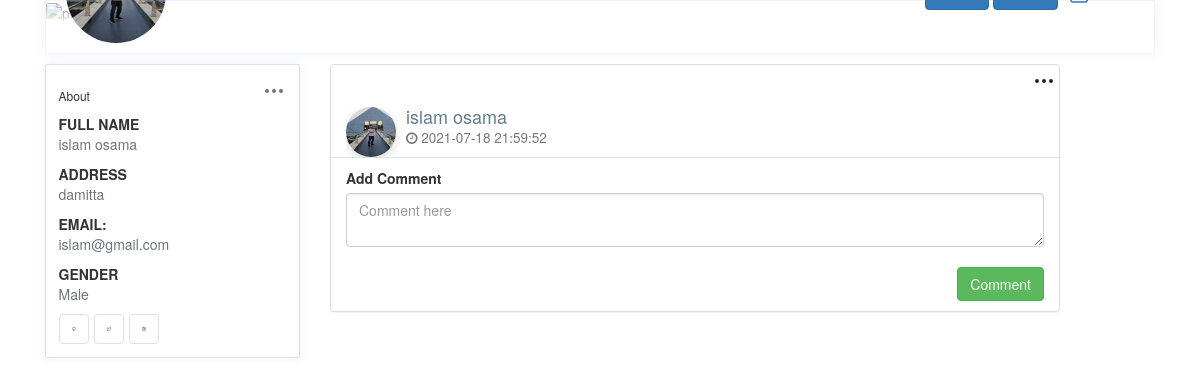
/post.php?id=9 (signed in), run on the app's committed database.
### tables this page shows
CREATE TABLE `users` (
  `User_Id` int(11) NOT NULL,
  `fname` varchar(30) NOT NULL,
  `lname` varchar(30) NOT NULL,
  `Username` varchar(30) NOT NULL,
  `Address` varchar(30) NOT NULL,
  `Email` varchar(30) NOT NULL,
  `Password` varchar(30) NOT NULL,
  `Gender` enum('Female','Male') NOT NULL,
  `Profile_Img` varchar(30) NOT NULL
);

CREATE TABLE `posts` (
  `Post_Id` int(11) NOT NULL,
  `User_Id` int(11) NOT NULL,
  `Body` varchar(250) NOT NULL,
  `Image` varchar(30) NOT NULL,
  `Date` datetime DEFAULT NULL
);

### viewprofile.php (called while the page is built)
<?php
$con = new PDO("mysql:host=localhost; dbname=Facebook","root","");
$data=$con->query("select * from users where User_Id={$_COOKIE['userid']}");
$profile=$data->fetch(PDO::FETCH_ASSOC);
?>

### classes/db.php (called while the page is built, shortened)
<?php
class db{
    private $dbname="Facebook";
    private $host="localhost";
    private $username="root";
    private $password="";
    private $connection=null;
    function __construct(){
        $this->server="mysql:host=$this->host;dbname=$this->dbname";
        $this->connection= new pdo($this->server,$this->username,$this->password);
    }
    public function getData($cols, $table ,$condition=1){
        return $this->connection->query("select $cols from $table where $condition");
     }
    public function getAllData($table ,$condition=1){
       return $this->connection->query("select * from $table where $condition ORDER BY date DESC");
    }
}
?>

### Designs/viewPost.php (the view, shortened to what this page needs)
<?php
  $user_id = $_COOKIE['userid'];
?>
<div class='col-md-8 col-sm-12 pull-left posttimeline'>
  <?php
  require_once("./classes/db.php");
  $conn = new db();
  $allPosts = $conn->getAllData("posts", "Post_Id={$_GET['id']}");
  while ($post = $allPosts->fetch(PDO::FETCH_ASSOC)) {
    $userData = $conn->getData("fname,lname,Profile_Img", "users", "User_Id={$post['User_Id']}");
    $user = $userData->fetch(PDO::FETCH_ASSOC);
    echo "
        <div class='panel panel-default'>
        <div class='dropdown pull-right postbtn'>";
        if ($user_id==$post['User_Id']){ echo "
        <button class='btn p-1' type='button' id='dropdownMenuButton2' data-toggle='dropdown' aria-haspopup='true' aria-expanded='false'>
            <svg xmlns='http://www.w3.org/2000/svg' width='24' height='24' viewBox='0 0 24 24' fill='none' stroke='currentColor' stroke-width='2' stroke-linecap='round' stroke-linejoin='round' class='feather feather-more-horizontal icon-lg pb-3px'>
                <circle cx='12' cy='12' r='1'></circle>
                <circle cx='19' cy='12' r='1'></circle>
                <circle cx='5' cy='12' r='1'></circle>
            </svg>
        </button>
        <div class='dropdown-menu' aria-labelledby='dropdownMenuButton2'>
            <a class='dropdown-item d-flex align-items-center' href='post.php?id={$post['Post_Id']}&action=edit'>
                    <span class=''>Edit</span></a>
            <a class='dropdown-item d-flex align-items-center' href='deletePost.php?id={$post['Post_Id']}'>
                    <span class=''>Delete</span></a>
          </div>
          ";};
          echo "
         </div>
          <div class='col-md-12  mt-3'>
            <div class='media'>
              <div class='media-left'> <a href='javascript:void(0)'>
               <img src='./images/{$user['Profile_Img']}' alt='profile img' style='width:50px; height:50px; border-radius:50% ;' class='media-object'> </a> </div>
              <div class='media-body'>
                <h4 class='media-heading'>{$user['fname']} {$user['lname']}<br>
                  <small><i class='fa fa-clock-o'></i> {$post['Date']}</small> </h4>
                <p class='mt-3'>{$post['Body']}</p>";
                  echo"
              </div>
            </div>
          </div>";
  } ?>
  <div class='col-md-12 border-top py-3'>
    <div class='status-upload'>
      <form method='post' action="comments/addComment.php?post_id=<?= $_GET['id'] ?>&user_id=<?= $user_id ?>">
        <label>Add Comment</label>
        <textarea class='form-control' placeholder='Comment here' name='body'></textarea>
        <br>
        <button type='submit' class='btn btn-success pull-right' name='add_comment'> Comment</button>
      </form>
    </div>
  </div>
</div>

### Layouts/header.php (shortened to what this page needs)
<?php include("viewprofile.php")?>
<div class="row">
        <div class="col-12 grid-margin">
            <div class="profile-header">
                <div class="cover">
                    <div class="gray-shade"></div>
                    <figure>
                    </figure>
                    <div class="cover-body d-flex justify-content-between align-items-center">
                        <div>
                            <img class="profile-pic" width="100px" height="100px" src="images/<?php echo$profile['Profile_Img'];?>" alt="profile">
                        </div>
                        <div class="d-none d-md-block">
                        <a href="index.php" class="btn btn-primary">Home</a>
                        <a href="profile.php" class="btn btn-primary">Profile</a>
                            <a href="logout.php">
                           </a>
                        </div>
                    </div>
                </div>
                <div class="header-links">
                </div>
            </div>
        </div>
    </div>

### Layouts/LeftSide.php (shortened to what this page needs)
<?php include("viewprofile.php")?>
<div class="d-none d-md-block col-md-4 col-xl-3 left-wrapper">
            <div class="card rounded">
                <div class="card-body">
                    <div class="d-flex align-items-center justify-content-between mb-2">
                        <h6 class="card-title mb-0">About</h6>
                        <div class="dropdown">
                            <button class="btn p-0" type="button" id="dropdownMenuButton" data-toggle="dropdown" aria-haspopup="true" aria-expanded="false">
                            </button>
                        </div>
                    </div>
                    <div class="mt-3">
                        <label class="tx-11 font-weight-bold mb-0 text-uppercase">Full Name</label>
                        <p class="text-muted"><?php echo $profile['fname']." ".$profile['lname']?></p>
                    </div>
                    <div class="mt-3">
                        <label class="tx-11 font-weight-bold mb-0 text-uppercase">Address</label>
                        <p class="text-muted"><?php echo $profile['Address']?></p>
                    </div>
                    <div class="mt-3">
                        <label class="tx-11 font-weight-bold mb-0 text-uppercase">Email:</label>
                        <p class="text-muted"><?php echo $profile['Email']?></p>
                    </div>
                    <div class="mt-3">
                        <label class="tx-11 font-weight-bold mb-0 text-uppercase">Gender</label>
                        <p class="text-muted"><?php echo $profile['Gender']?></p>
                    </div>
                    <div class="mt-3 d-flex social-links">
                        <a href="javascript:;" class="btn d-flex align-items-center justify-content-center border mr-2 btn-icon github">
                        </a>
                        <a href="javascript:;" class="btn d-flex align-items-center justify-content-center border mr-2 btn-icon twitter">
                        </a>
                        <a href="javascript:;" class="btn d-flex align-items-center justify-content-center border mr-2 btn-icon instagram">
                        </a>
                    </div>
                </div>
            </div>
        </div>

### Css/index.css (style rules this page uses)
body { background-color: #f9fafb; margin-top:20px; }
.profile-page .profile-header { box-shadow: 0 0 10px 0 rgba(183, 192, 206, 0.2); border: 1px solid #f2f4f9; }
.profile-page .profile-header .cover { position: relative; border-radius: .25rem .25rem 0 0; }
.profile-page .profile-header .cover figure { margin-bottom: 0; }
.profile-page .profile-header .cover .gray-shade { position: absolute; top: 0; left: 0; width: 100%; height: 100%; z-index: 1; background: linear-gradient(rgba(255, 255, 255, 0.1), #fff 99%); }
.profile-page .profile-header .cover .cover-body { position: absolute; bottom: -20px; left: 0; z-index: 2; width: 100%; padding: 0 20px; }
.profile-page .profile-header .cover .cover-body .profile-pic { border-radius: 50%; width: 100px; }
.profile-page .profile-header .header-links { padding: 15px; display: -webkit-flex; display: flex; -webkit-justify-content: center; justify-content: center; background: #fff; border-radius: 0 0 .25rem .25rem; }
.profile-page .profile-body .left-wrapper .social-links a { width: 30px; height: 30px; }
img { vertical-align: middle; border-style: none; }
.grid-margin { margin-bottom: 1rem; }
.card { box-shadow: 0 0 10px 0 rgba(183, 192, 206, 0.2); -webkit-box-shadow: 0 0 10px 0 rgba(183, 192, 206, 0.2); -moz-box-shadow: 0 0 10px 0 rgba(183, 192, 206, 0.2); -ms-box-shadow: 0 0 10px 0 rgba(183, 192, 206, 0.2); }
.rounded { border-radius: 0.25rem !important; }
.card { position: relative; display: flex; flex-direction: column; min-width: 0; word-wrap: break-word; background-color: #fff; background-clip: border-box; border: 1px solid #f2f4f9; border-radius: 0.25rem; }
.posttimeline .panel { margin-bottom: 15px }
.panel { box-shadow: 0px 2px 10px 0 rgba(0, 0, 0, 0.05); -moz-box-shadow: 0px 2px 10px 0 rgba(0, 0, 0, 0.05); -webkit-box-shadow: 0px 2px 10px 0 rgba(0, 0, 0, 0.05); -ms-box-shadow: 0px 2px 10px 0 rgba(0, 0, 0, 0.05); transition: all ease 0.5s; -moz-transition: all ease 0.5s; -webkit-transition: all ease 0.5s; -ms-transition: all ease 0.5s; margin-bottom: 35px; border-radius: 0px; position: relative; border: 0; display: inline-block; width: 100%; }
.progress-bar-success, .status.active, .panel-green, .panel-green > .panel-heading, .btn-success, .fc-event, .badge.green, .event_green { color: white; background-color: #8BC34A; }
.media-object { max-width: 50px; border-radius: 50px; box-shadow: 0px 3px 10px 0 rgba(0, 0, 0, 0.15); -moz-box-shadow: 0px 3px 10px 0 rgba(0, 0, 0, 0.15); -webkit-box-shadow: 0px 3px 10px 0 rgba(0, 0, 0, 0.15); -ms-box-shadow: 0px 3px 10px 0 rgba(0, 0, 0, 0.15); }
.media:first-child { margin-top: 15px; }
.media-object { display: block; }
.media-body { color: #607D8B; overflow: visible; }

### data on the page
users: Profile_Img (picture), fname "islam", lname "osama", Address "damitta", Email "islam@gmail.com", Gender "Male"
posts: User_Id.Profile_Img (picture), User_Id.fname "islam", User_Id.lname "osama", Date "2021-07-18 21:59:52"
